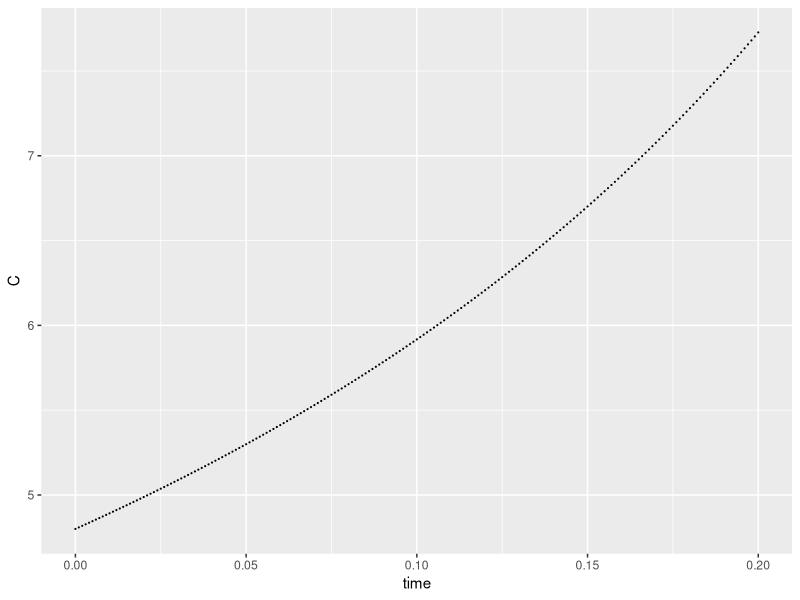
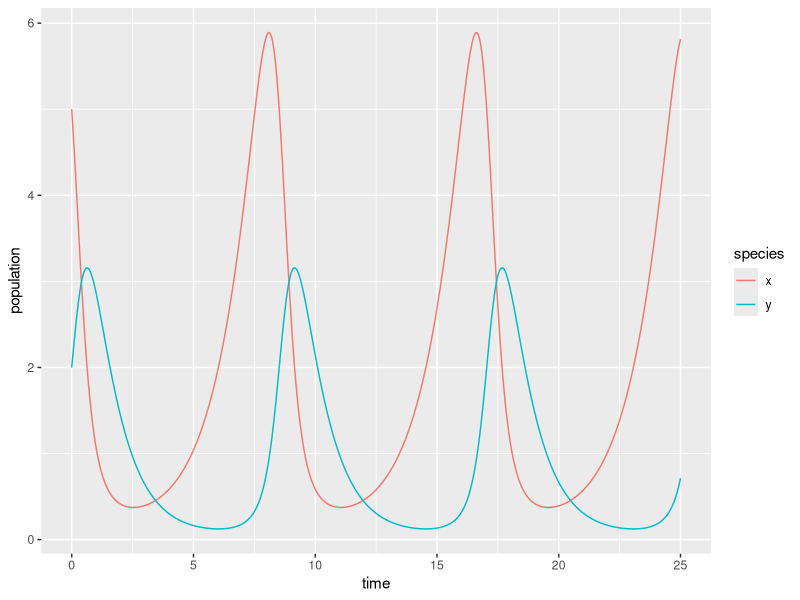

Here is the R script that generated these plots, in order:
## ---- chunk 1
#| eval: true 
#| echo: false
#| fig-align: "center"
#| out-width: "80%" 
# knitr::include_graphics("images/ds_friends.jpg")
## ---- chunk 2
#| eval: true
#| echo: true
#| message: false
#| warning: false
library(tidyverse)
library(deSolve)
library(kableExtra)
## ---- chunk 3
t_0 <- data.frame(t = 0, P = 0.2, 'dfdx' = 0.024)

kable(t_0) %>% 
  kable_styling(full_width = FALSE)
## ---- chunk 4
t_1 <- data.frame(t = c(0,1), P = c(0.2, 0.224), 'dfdx' = c(0.024, 0.02473))

kable(t_1) %>% 
  kable_styling(full_width = FALSE)
## ---- chunk 5
t_2 <- data.frame(t = c(0,1,2), P = c(0.2, 0.224, 0.24873), 'dfdx' = c(0.024, 0.02473, 0.024999))

kable(t_2) %>% 
  kable_styling(full_width = FALSE)
## ---- chunk 6
# Create a time sequence:
time_seq <- seq(from = 0, to = 0.2, by = 0.001)
## ---- chunk 7
# Set some parameter values (these can change - keep it in mind):
parameter_example <- c(lambda = 0.4, delta = 0.06)

# Set the initial condition (prey and predator populations at t = 0).
# Recall: x = prey, y = predator
init_cond_example <- c(C = 4.8)
## ---- chunk 8
# Prepare the series of differential equations as a function: 
df_equation_example <- function(time_seq, init_cond_example, parameter_example) {
  with(as.list(c(init_cond_example, parameter_example)), {
    dcdt = lambda * C ^ 2 - 3.1 * delta
    return(list(c(dcdt)))
  })
}
## ---- chunk 9
# Find the approximate the solution using `deSolve::ode()`:
approx_df_example <- ode(y = init_cond_example, times = time_seq, func = df_equation_example, parms = parameter_example)

# Check the class: 
class(approx_df_example)

# We really want this to be a data frame:
approx_df_example <- data.frame(approx_df_example)

# Plot it! 
ggplot(data = approx_df_example, aes(x = time, y = C)) +
  geom_point(size = 0.1)
## ---- chunk 10
# Create a sequence of times (days): 
time <- seq(0, 25, by = 0.05)

# Set some parameter values (these can change - keep it in mind):
parameters <- c(alpha = .75, beta = 0.8, delta = 0.5, gamma = 1)

# Set the initial condition (prey and predator populations at t = 0).
# Recall: x = prey, y = predator
init_cond <- c(x = 5, y = 2)

# Prepare the series of differential equations as a function: 
lk_equations <- function(time, init_cond, parameters) {
  with(as.list(c(init_cond, parameters)), {
    dxdt = alpha * x - beta * x * y
    dydt = delta * x * y - gamma * y
    return(list(c(dxdt, dydt)))
  })
}

# Find the approximate the solution using `deSolve::ode()`:
approx_lk <- ode(y = init_cond, times = time, func = lk_equations, parms = parameters)

# Check the class: 
class(approx_lk)

# We really want this to be a data frame, and we want both prey (x) and predator (y) to be in the same column -- we'll learn why in EDS 221 (tidy data)
approx_lk_df <- data.frame(approx_lk) %>% 
  pivot_longer(cols = c(x,y), names_to = "species", values_to = "population")

# Plot it! 
ggplot(data = approx_lk_df, aes(x = time, y = population)) +
  geom_line(aes(color = species))
